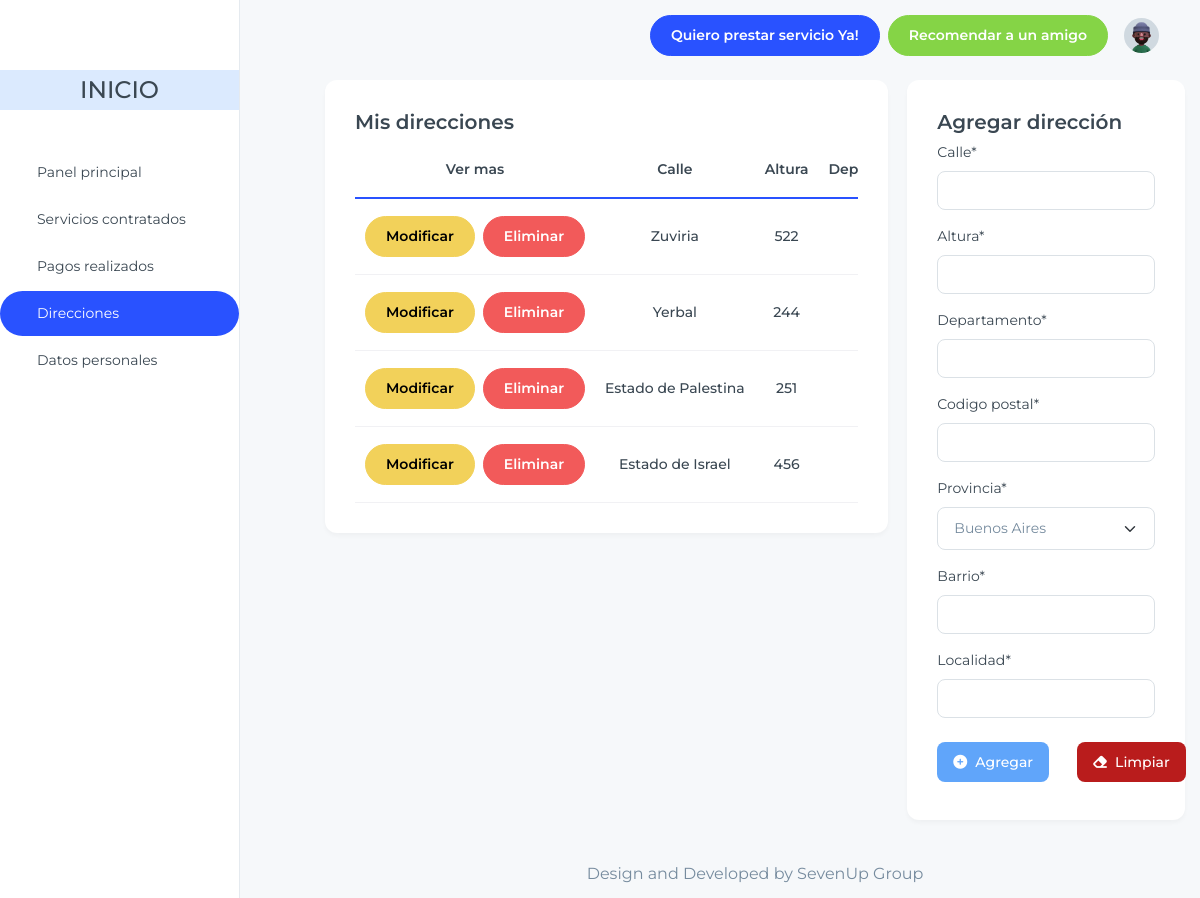
Page /home/consumidor/direcciones/ (signed in) on the earlier database version.
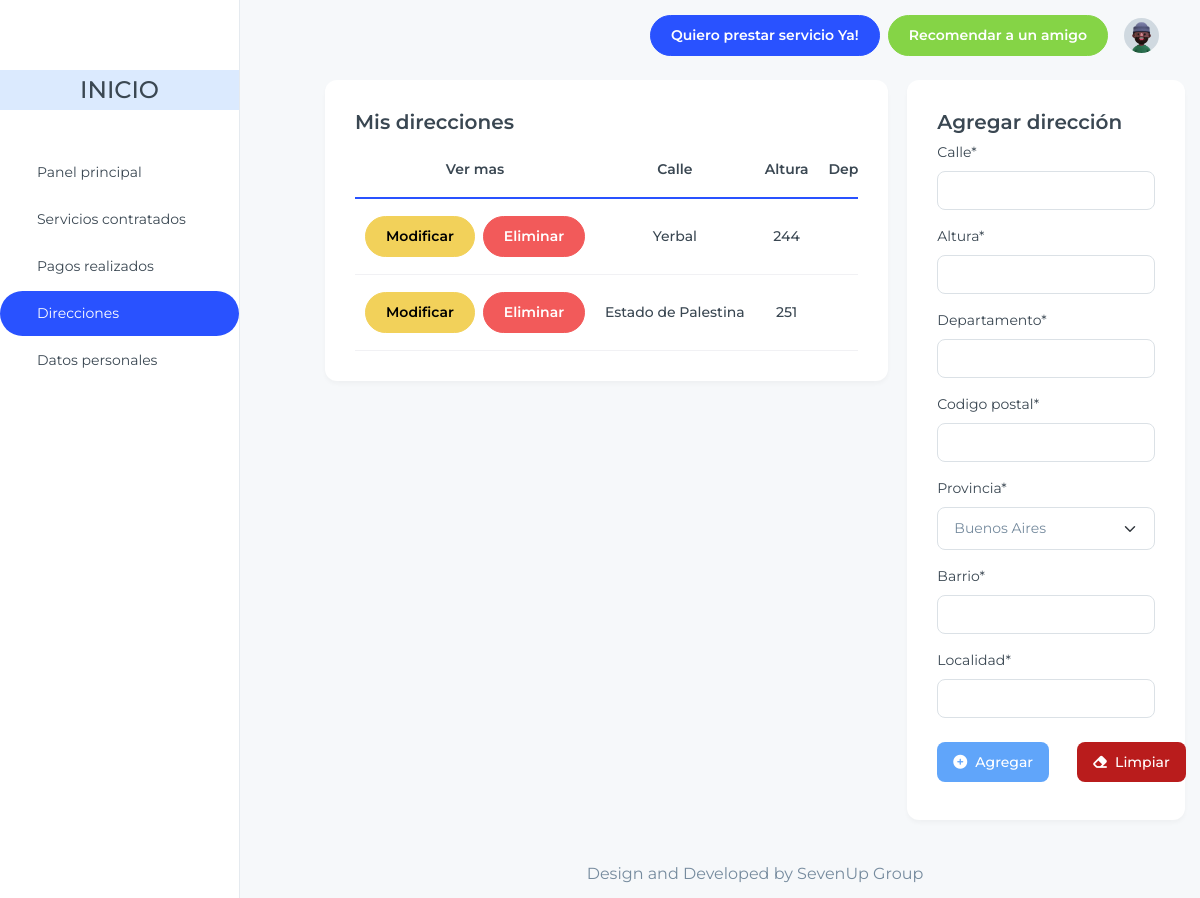
Same page on the later database version.
### apps/ubicacion/models.py (models this page shows, shortened)
class Direccion(models.Model):
    calle = models.TextField(max_length=200)
    altura = models.TextField(max_length=200)
    departamento = models.CharField(max_length=100, null=True, blank=True)
    codigo_postal = models.CharField(max_length=100)
    barrio = models.CharField(max_length=200, blank=True, null=True, default=None)
    localidad = models.ForeignKey(Localidad, on_delete=models.CASCADE, default=None)
    usuario = models.ForeignKey("usuario.Usuario", on_delete=models.CASCADE, default=None)

### apps/consumidor/views.py (the view, shortened to what this page needs)
# urls.py: path('consumidor/direcciones/', ConsumidorDireccionListView.as_view(), name='dire_consumidor'),
class ConsumidorDireccionListView(generic.ListView, generic.edit.FormMixin):
    model = Direccion
    template_name = "consumidor_direcciones.html"
    context_object_name = "direcciones"
    form_class = DireccionForm  # El formulario que usarás para agregar direcciones
    def get_queryset(self):
        usuario_actual = self.request.user
        return Direccion.objects.filter(usuario=usuario_actual)
    def get_context_data(self, **kwargs):
        context = super().get_context_data(**kwargs)
        context['form'] = self.get_form()
        return context

### apps/ubicacion/form.py (shortened to what this page needs)
class DireccionForm(forms.Form):
    calle = forms.CharField(max_length=150, required=True)
    altura = forms.IntegerField()
    departamento = forms.CharField(max_length=150, required=True)
    codigo_postal = forms.CharField(max_length=150)
    provincia = forms.ChoiceField(choices=Provincia.PROVINCIAS, required=True)
    barrio = forms.CharField(max_length=150)
    localidad = forms.CharField(max_length=150, required=True)

### apps/ubicacion/models.py (called while the page is built)
    def __str__(self):
        provincia_nombre = dict(self.PROVINCIAS).get(self.nombre)
        return provincia_nombre

    def __str__(self):
        return f'{self.nombre}, {self.provincia.__str__()}'

### apps/consumidor/templates/consumidor_direcciones.html (shortened to what this page needs)
{% extends 'index_consumidor.html' %}
{% load static %}
{% load crispy_forms_tags %}
{% block content %}
<div class="container-fluid">
  <div class='row'>
    <div class="col-lg-8">
      <div class="card ">
        <div class="card-body ">
          <h5 class="card-title fs-6 font-semibold">Mis direcciones</h5>
            <div class="table-responsive">
            <table class="table text-nowrap align-middle mb-0">
              <thead>
                <tr class="border-2 border-bottom border-primary border-0">
                  <th scope="col" class="text-center">Ver mas</th>
                  <th scope="col" class="text-center">Calle</th>
                  <th scope="col" class="text-center">Altura</th>
                  <th scope="col" class="text-center">Departamento</th>
                </tr>
              </thead>
                <tbody class="table-group-divider">
                  {% for direccion in direcciones %}
                    <tr>
                      <td class="text-center fw-medium">
                        <div class="d-flex gap-2 justify-content-center">
                          <a href="{% url 'modificar_direccion' direccion_id=direccion.id %}" class="btn btn-warning">
                            Modificar
                          </a>
                          <a href="{% url 'eliminar_direccion' direccion_id=direccion.id %}" class="btn btn-danger" data-toggle="modal" data-target="#confirmarEliminarModal">
                            Eliminar
                          </a>
                        </div>
                      </td>
                      <td class="text-center fw-medium">{{ direccion.calle }}</td>
                      <td class="text-center fw-medium">{{ direccion.altura }}</td>
                      <td class="text-center fw-medium">{{ direccion.departamento }}</td>
                    </tr>
                  {% endfor %}
                </tbody>
            </table>
          </div>
        </div>
      </div>
    </div>
    <div class="col-lg-4 pl-1">
        <div class="card">
            <div class="card-body">
              <h5 class="card-title fs-6 font-semibold">Agregar dirección</h5>
              <form method="post">
                {{ form|crispy }}
                <div class="flex gap-2 mt-4">
                  <button type="submit" class="flex items-center text-white bg-blue-400 hover:bg-blue-800 focus:ring-4 focus:ring-blue-300 font-medium rounded-lg text-sm px-3 py-2.5 gap-2 me-2 mb-2">
                    <i class="fas fa-plus-circle"></i> Agregar
                  </button>
                  <button type="reset" class="flex items-center text-white bg-red-700 hover:bg-red-800 focus:ring-4 focus:ring-red-300 font-medium rounded-lg text-sm px-3 py-2.5 gap-2 me-2 mb-2 ml-3">
                    <i class="fas fa-eraser"></i> Limpiar
                  </button>
                </div>
              </form>
            </div>
        </div>
    </div>
  </div>
</div>
{% endblock %}

Differences in the rows shown:
removed Direccion: calle "Zuviria", altura "522"
removed Direccion: calle "Estado de Israel", altura "456"
